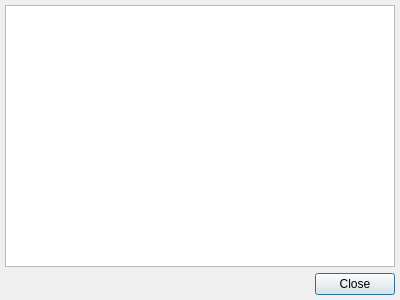
<?xml version="1.0" encoding="UTF-8"?>
<ui version="4.0">
 <class>Dialog</class>
 <widget class="QDialog" name="Dialog">
  <property name="geometry">
   <rect>
    <x>0</x>
    <y>0</y>
    <width>400</width>
    <height>300</height>
   </rect>
  </property>
  <property name="windowTitle">
   <string>Errors and Warnings</string>
  </property>
  <layout class="QVBoxLayout" name="verticalLayout">
   <property name="margin">
    <number>5</number>
   </property>
   <item>
    <widget class="QTextEdit" name="outView"/>
   </item>
   <item>
    <widget class="QDialogButtonBox" name="buttonBox">
     <property name="orientation">
      <enum>Qt::Horizontal</enum>
     </property>
     <property name="standardButtons">
      <set>QDialogButtonBox::Close</set>
     </property>
    </widget>
   </item>
  </layout>
 </widget>
 <resources/>
 <connections>
  <connection>
   <sender>buttonBox</sender>
   <signal>accepted()</signal>
   <receiver>Dialog</receiver>
   <slot>accept()</slot>
   <hints>
    <hint type="sourcelabel">
     <x>248</x>
     <y>254</y>
    </hint>
    <hint type="destinationlabel">
     <x>157</x>
     <y>274</y>
    </hint>
   </hints>
  </connection>
  <connection>
   <sender>buttonBox</sender>
   <signal>rejected()</signal>
   <receiver>Dialog</receiver>
   <slot>reject()</slot>
   <hints>
    <hint type="sourcelabel">
     <x>316</x>
     <y>260</y>
    </hint>
    <hint type="destinationlabel">
     <x>286</x>
     <y>274</y>
    </hint>
   </hints>
  </connection>
 </connections>
</ui>
